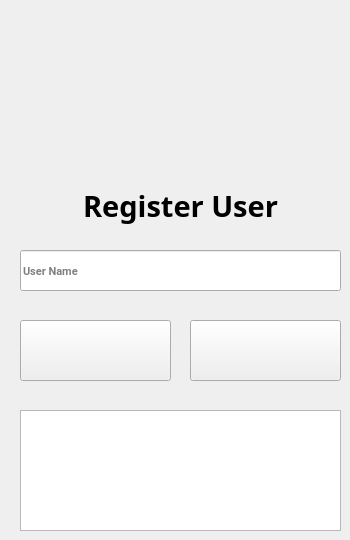
            <widget class="QWidget" name="userTab">
             <attribute name="icon">
              <iconset>
               <normaloff>../rsc/icons/black_icons/userAlt.svg</normaloff>../rsc/icons/black_icons/userAlt.svg</iconset>
             </attribute>
             <attribute name="title">
              <string/>
             </attribute>
             <widget class="QListWidget" name="listUser">
              <property name="geometry">
               <rect>
                <x>20</x>
                <y>410</y>
                <width>321</width>
                <height>121</height>
               </rect>
              </property>
              <property name="font">
               <font>
                <family>Roboto</family>
                <pointsize>14</pointsize>
                <weight>75</weight>
                <bold>true</bold>
                <stylestrategy>PreferAntialias</stylestrategy>
               </font>
              </property>
              <property name="verticalScrollBarPolicy">
               <enum>Qt::ScrollBarAlwaysOff</enum>
              </property>
              <property name="horizontalScrollBarPolicy">
               <enum>Qt::ScrollBarAlwaysOff</enum>
              </property>
             </widget>
             <widget class="QLabel" name="label_3">
              <property name="geometry">
               <rect>
                <x>20</x>
                <y>180</y>
                <width>321</width>
                <height>51</height>
               </rect>
              </property>
              <property name="font">
               <font>
                <family>Poppins</family>
                <pointsize>22</pointsize>
                <weight>75</weight>
                <bold>true</bold>
                <stylestrategy>PreferAntialias</stylestrategy>
               </font>
              </property>
              <property name="text">
               <string>Register User</string>
              </property>
              <property name="alignment">
               <set>Qt::AlignCenter</set>
              </property>
             </widget>
             <widget class="QLineEdit" name="registerUserLineEdit">
              <property name="geometry">
               <rect>
                <x>20</x>
                <y>250</y>
                <width>321</width>
                <height>41</height>
               </rect>
              </property>
              <property name="font">
               <font>
                <family>Roboto</family>
                <pointsize>8</pointsize>
                <weight>75</weight>
                <bold>true</bold>
                <stylestrategy>PreferAntialias</stylestrategy>
               </font>
              </property>
              <property name="placeholderText">
               <string>User Name</string>
              </property>
              <property name="clearButtonEnabled">
               <bool>true</bool>
              </property>
             </widget>
             <widget class="QPushButton" name="addUserButton">
              <property name="geometry">
               <rect>
                <x>20</x>
                <y>320</y>
                <width>151</width>
                <height>61</height>
               </rect>
              </property>
              <property name="cursor">
               <cursorShape>PointingHandCursor</cursorShape>
              </property>
              <property name="icon">
               <iconset>
                <normaloff>../rsc/icons/black_icons/add_black_24dp.svg</normaloff>../rsc/icons/black_icons/add_black_24dp.svg</iconset>
              </property>
              <property name="iconSize">
               <size>
                <width>40</width>
                <height>40</height>
               </size>
              </property>
             </widget>
             <widget class="QPushButton" name="deleteUserButton">
              <property name="geometry">
               <rect>
                <x>190</x>
                <y>320</y>
                <width>151</width>
                <height>61</height>
               </rect>
              </property>
              <property name="cursor">
               <cursorShape>PointingHandCursor</cursorShape>
              </property>
              <property name="icon">
               <iconset>
                <normaloff>../rsc/icons/black_icons/delete_black_24dp.svg</normaloff>../rsc/icons/black_icons/delete_black_24dp.svg</iconset>
              </property>
              <property name="iconSize">
               <size>
                <width>40</width>
                <height>40</height>
               </size>
              </property>
             </widget>
            </widget>
